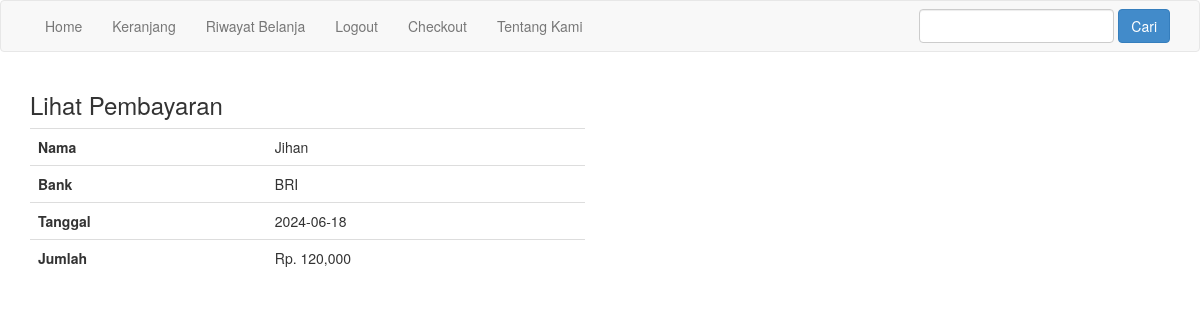
/lihat_pembayaran.php?id=21 (signed in), run on the app's committed database.
### tables this page shows
CREATE TABLE `pembayaran` (
  `id_pembayaran` int(11) NOT NULL,
  `id_pembelian` int(11) NOT NULL,
  `nama` varchar(255) NOT NULL,
  `bank` varchar(255) NOT NULL,
  `jumlah` int(11) NOT NULL,
  `tanggal` date NOT NULL,
  `bukti` varchar(255) NOT NULL
);

### lihat_pembayaran.php (the view, shortened to what this page needs)
<?php
include 'koneksi.php';
$id_pembelian = $_GET["id"];
$ambil = $koneksi->query("SELECT * FROM pembayaran
	LEFT JOIN pembelian ON pembayaran.id_pembelian=pembelian.id_pembelian
	WHERE pembelian.id_pembelian='$id_pembelian'");
$detbay = $ambil->fetch_assoc();
?>
<!DOCTYPE html>
<html>
<head>
	<link rel="stylesheet" href="admin/assets/css/bootstrap.css">
</head>
<body>
	<?php include 'menu.php'; ?>
	<div class="container">
		<h3>Lihat Pembayaran</h3>
		<div class="row">
			<div class="col-md-6">
				<table class="table">
					<tr>
						<th>Nama</th>
						<td><?php echo $detbay["nama"] ?></td>
					</tr>
					<tr>
						<th>Bank</th>
						<td><?php echo $detbay["bank"] ?></td>
					</tr>
					<tr>
						<th>Tanggal</th>
						<td><?php echo $detbay["tanggal"] ?></td>
					</tr>
					<tr>
						<th>Jumlah</th>
						<td>Rp. <?php echo number_format($detbay["jumlah"]) ?></td>
					</tr>
				</table>
			</div>
			<div class="col-md-6">
			</div>
		</div>
	</div>
</body>
</html>

### data on the page
pembayaran: nama "Jihan", bank "BRI", tanggal "2024-06-18", jumlah "120,000"
